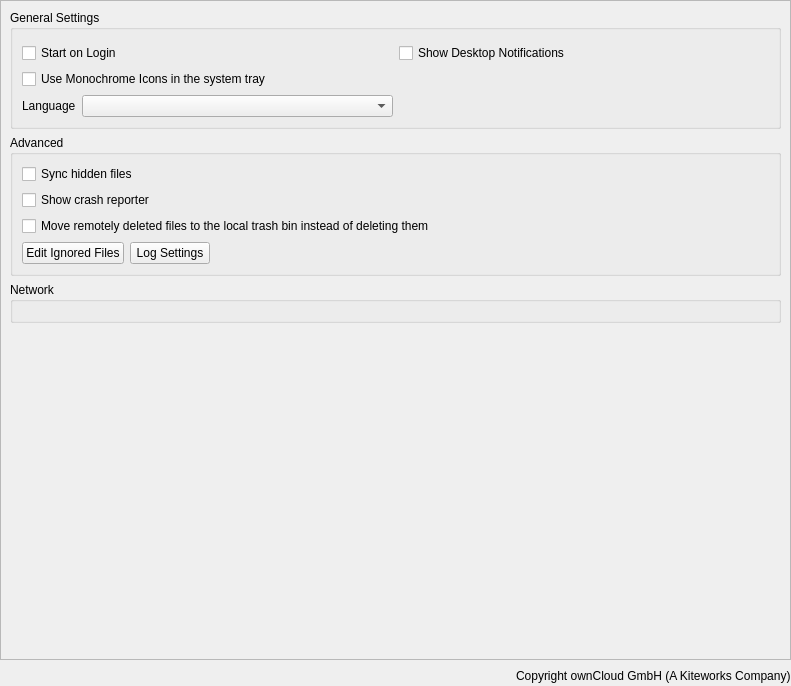
<?xml version="1.0" encoding="UTF-8"?>
<ui version="4.0">
 <class>OCC::SettingsView</class>
 <widget class="QWidget" name="OCC::SettingsView">
  <property name="geometry">
   <rect>
    <x>0</x>
    <y>0</y>
    <width>791</width>
    <height>686</height>
   </rect>
  </property>
  <property name="windowTitle">
   <string>Form</string>
  </property>
  <layout class="QVBoxLayout" name="verticalLayout_3">
   <property name="leftMargin">
    <number>0</number>
   </property>
   <property name="topMargin">
    <number>0</number>
   </property>
   <property name="rightMargin">
    <number>0</number>
   </property>
   <property name="bottomMargin">
    <number>0</number>
   </property>
   <item>
    <widget class="QScrollArea" name="scrollArea">
     <property name="widgetResizable">
      <bool>true</bool>
     </property>
     <widget class="QWidget" name="scrollAreaWidgetContents_2">
      <property name="geometry">
       <rect>
        <x>0</x>
        <y>0</y>
        <width>789</width>
        <height>654</height>
       </rect>
      </property>
      <layout class="QVBoxLayout" name="verticalLayout_5">
       <item>
        <widget class="QGroupBox" name="generalGroupBox">
         <property name="title">
          <string>General Settings</string>
         </property>
         <layout class="QGridLayout" name="gridLayout_2">
          <property name="topMargin">
           <number>13</number>
          </property>
          <item row="1" column="0">
           <widget class="QCheckBox" name="monoIconsCheckBox">
            <property name="text">
             <string>Use Monochrome Icons in the system tray</string>
            </property>
           </widget>
          </item>
          <item row="0" column="1">
           <widget class="QCheckBox" name="desktopNotificationsCheckBox">
            <property name="text">
             <string>Show Desktop Notifications</string>
            </property>
           </widget>
          </item>
          <item row="0" column="0">
           <widget class="QCheckBox" name="autostartCheckBox">
            <property name="text">
             <string>Start on Login</string>
            </property>
           </widget>
          </item>
          <item row="2" column="0">
           <layout class="QHBoxLayout" name="horizontalLayout_6">
            <item>
             <widget class="QLabel" name="languageLabel">
              <property name="sizePolicy">
               <sizepolicy hsizetype="Maximum" vsizetype="Preferred">
                <horstretch>0</horstretch>
                <verstretch>0</verstretch>
               </sizepolicy>
              </property>
              <property name="locale">
               <locale language="English" country="UnitedStates"/>
              </property>
              <property name="text">
               <string>Language</string>
              </property>
              <property name="buddy">
               <cstring>languageDropdown</cstring>
              </property>
             </widget>
            </item>
            <item>
             <widget class="QComboBox" name="languageDropdown">
              <property name="sizePolicy">
               <sizepolicy hsizetype="Minimum" vsizetype="Fixed">
                <horstretch>0</horstretch>
                <verstretch>0</verstretch>
               </sizepolicy>
              </property>
              <property name="accessibleName">
               <string>Language selector</string>
              </property>
              <property name="currentText">
               <string/>
              </property>
             </widget>
            </item>
           </layout>
          </item>
         </layout>
        </widget>
       </item>
       <item>
        <widget class="QGroupBox" name="advancedGroupBox">
         <property name="title">
          <string>Advanced</string>
         </property>
         <layout class="QHBoxLayout" name="horizontalLayout_5">
          <item>
           <layout class="QVBoxLayout" name="verticalLayout_6">
            <item>
             <widget class="QCheckBox" name="syncHiddenFilesCheckBox">
              <property name="text">
               <string>Sync hidden files</string>
              </property>
             </widget>
            </item>
            <item>
             <widget class="QCheckBox" name="crashreporterCheckBox">
              <property name="sizePolicy">
               <sizepolicy hsizetype="MinimumExpanding" vsizetype="Fixed">
                <horstretch>0</horstretch>
                <verstretch>0</verstretch>
               </sizepolicy>
              </property>
              <property name="text">
               <string>Show crash reporter</string>
              </property>
             </widget>
            </item>
            <item>
             <widget class="QCheckBox" name="moveToTrashCheckBox">
              <property name="text">
               <string>Move remotely deleted files to the local trash bin instead of deleting them</string>
              </property>
             </widget>
            </item>
            <item>
             <layout class="QHBoxLayout" name="horizontalLayout_4">
              <item>
               <widget class="QPushButton" name="ignoredFilesButton">
                <property name="text">
                 <string>Edit Ignored Files</string>
                </property>
               </widget>
              </item>
              <item>
               <widget class="QPushButton" name="logSettingsButton">
                <property name="text">
                 <string>Log Settings</string>
                </property>
               </widget>
              </item>
              <item>
               <spacer name="spacer_3">
                <property name="orientation">
                 <enum>Qt::Orientation::Horizontal</enum>
                </property>
                <property name="sizeHint" stdset="0">
                 <size>
                  <width>555</width>
                  <height>20</height>
                 </size>
                </property>
               </spacer>
              </item>
             </layout>
            </item>
           </layout>
          </item>
         </layout>
        </widget>
       </item>
       <item>
        <widget class="QGroupBox" name="groupBox">
         <property name="title">
          <string>Network</string>
         </property>
         <layout class="QVBoxLayout" name="verticalLayout_4">
          <item>
           <widget class="NetworkSettings" name="widget" native="true">
            <property name="focusPolicy">
             <enum>Qt::FocusPolicy::StrongFocus</enum>
            </property>
           </widget>
          </item>
         </layout>
        </widget>
       </item>
       <item>
        <spacer name="verticalSpacer">
         <property name="orientation">
          <enum>Qt::Orientation::Vertical</enum>
         </property>
         <property name="sizeHint" stdset="0">
          <size>
           <width>20</width>
           <height>40</height>
          </size>
         </property>
        </spacer>
       </item>
      </layout>
     </widget>
    </widget>
   </item>
   <item>
    <widget class="QWidget" name="versionInfoWidget" native="true">
     <layout class="QHBoxLayout" name="horizontalLayout_2">
      <property name="leftMargin">
       <number>0</number>
      </property>
      <property name="topMargin">
       <number>0</number>
      </property>
      <property name="rightMargin">
       <number>0</number>
      </property>
      <property name="bottomMargin">
       <number>0</number>
      </property>
      <item>
       <spacer name="spacer">
        <property name="orientation">
         <enum>Qt::Orientation::Horizontal</enum>
        </property>
        <property name="sizeHint" stdset="0">
         <size>
          <width>40</width>
          <height>20</height>
         </size>
        </property>
       </spacer>
      </item>
      <item>
       <widget class="QLabel" name="copyrightLabel">
        <property name="cursor">
         <cursorShape>ArrowCursor</cursorShape>
        </property>
        <property name="text">
         <string notr="true">Copyright ownCloud GmbH (A Kiteworks Company)</string>
        </property>
        <property name="textInteractionFlags">
         <set>Qt::TextInteractionFlag::LinksAccessibleByMouse|Qt::TextInteractionFlag::TextSelectableByMouse</set>
        </property>
       </widget>
      </item>
     </layout>
    </widget>
   </item>
  </layout>
 </widget>
 <customwidgets>
  <customwidget>
   <class>NetworkSettings</class>
   <extends>QWidget</extends>
   <header>networksettings.h</header>
   <container>1</container>
  </customwidget>
 </customwidgets>
 <tabstops>
  <tabstop>autostartCheckBox</tabstop>
  <tabstop>desktopNotificationsCheckBox</tabstop>
  <tabstop>monoIconsCheckBox</tabstop>
  <tabstop>languageDropdown</tabstop>
  <tabstop>syncHiddenFilesCheckBox</tabstop>
  <tabstop>crashreporterCheckBox</tabstop>
  <tabstop>moveToTrashCheckBox</tabstop>
  <tabstop>ignoredFilesButton</tabstop>
  <tabstop>logSettingsButton</tabstop>
  <tabstop>widget</tabstop>
  <tabstop>scrollArea</tabstop>
 </tabstops>
 <resources/>
 <connections/>
</ui>
